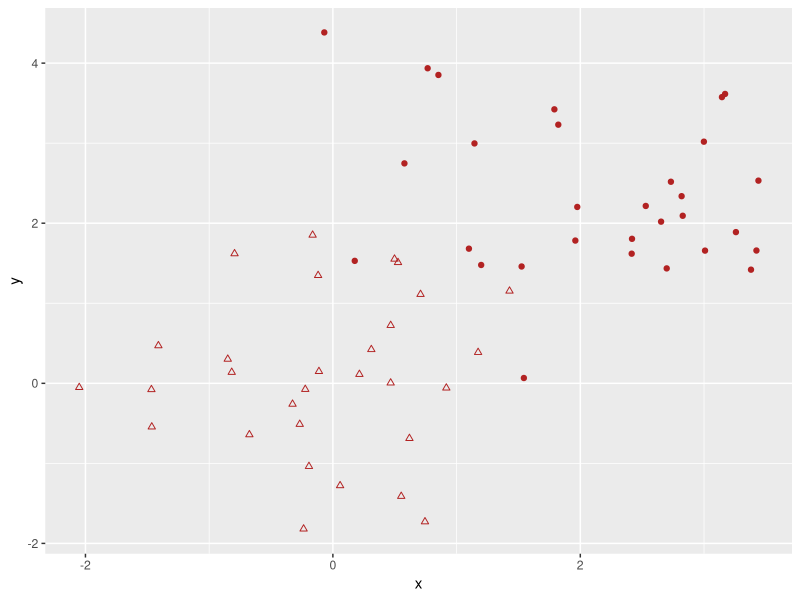
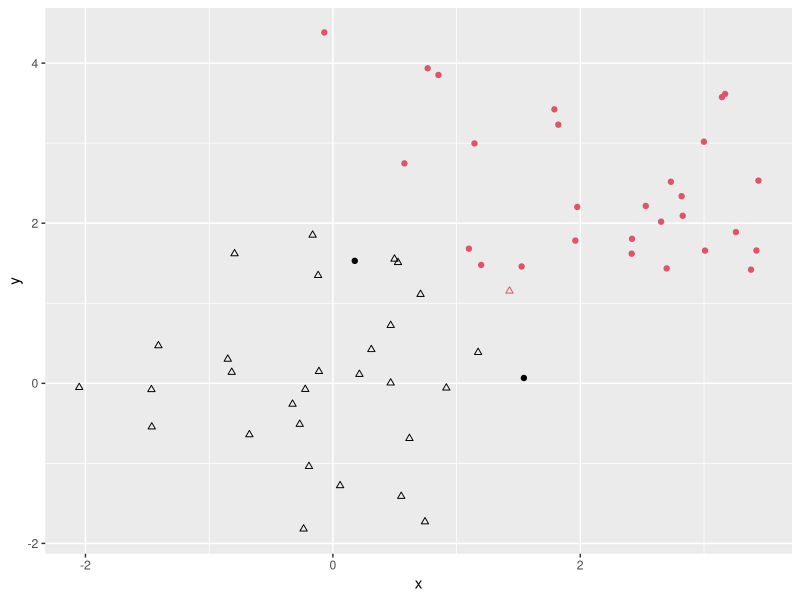
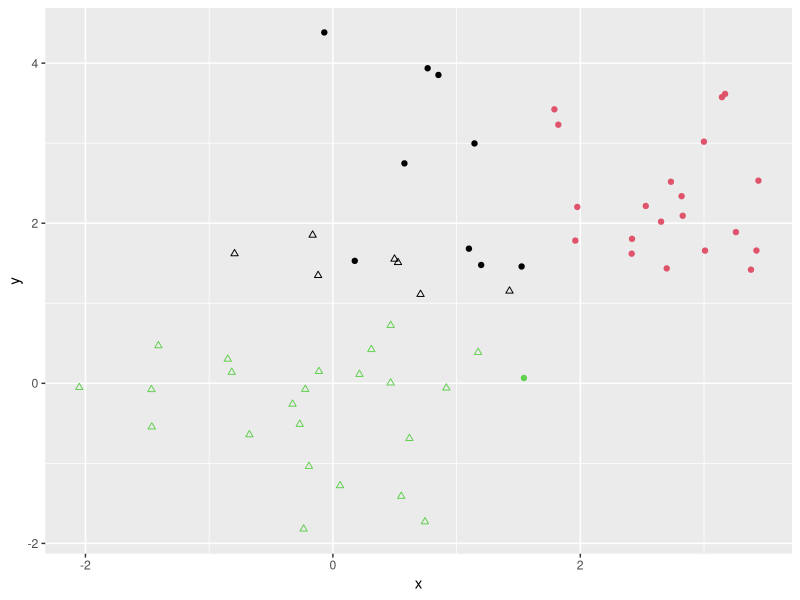
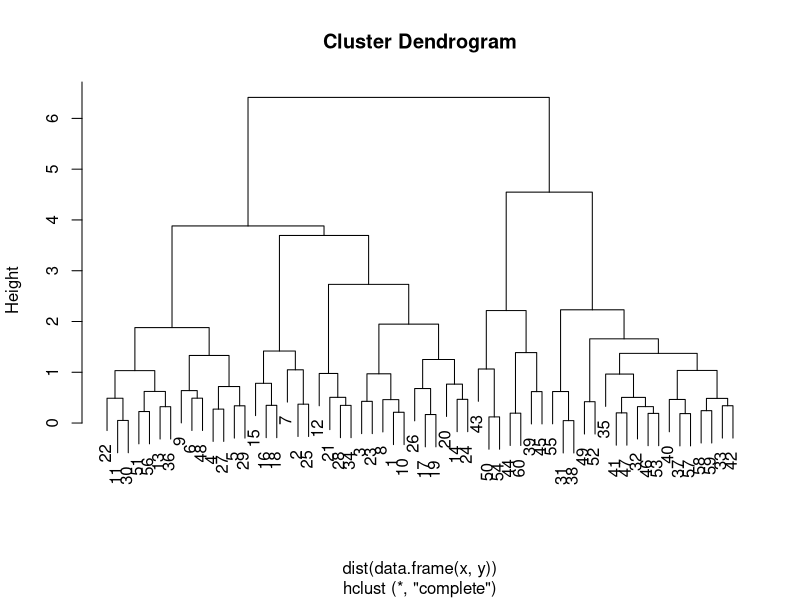

R code for these plots, in order:
## ---- chunk 1
set.seed(101)
x = c(rnorm(30),rnorm(30,mean=2.25))
y = c(rnorm(30),rnorm(30,mean=2.25))
s = c(rep(2,30),rep(19,30))
library(ggplot2)
ggplot(data=data.frame(x,y),mapping=aes(x=x,y=y)) + 
  geom_point(color="firebrick",shape=s)
## ---- chunk 2
km.out = kmeans(data.frame(x,y),2,nstart=20)
color = km.out$cluster
ggplot(data=data.frame(x,y),mapping=aes(x=x,y=y)) + 
  geom_point(color=color,shape=s)
## ---- chunk 3
km.out
## ---- chunk 4
km.out$totss
sum(dist(data.frame(x,y))^2)/length(x) # gets the same result!
## ---- chunk 5
km.out = kmeans(data.frame(x,y),3,nstart=20)
color = km.out$cluster
ggplot(data=data.frame(x,y),mapping=aes(x=x,y=y)) + 
  geom_point(color=color,shape=s)
## ---- chunk 6
km.out
## ---- chunk 7
hc.out = hclust(dist(data.frame(x,y)),method="complete")
plot(hc.out)
